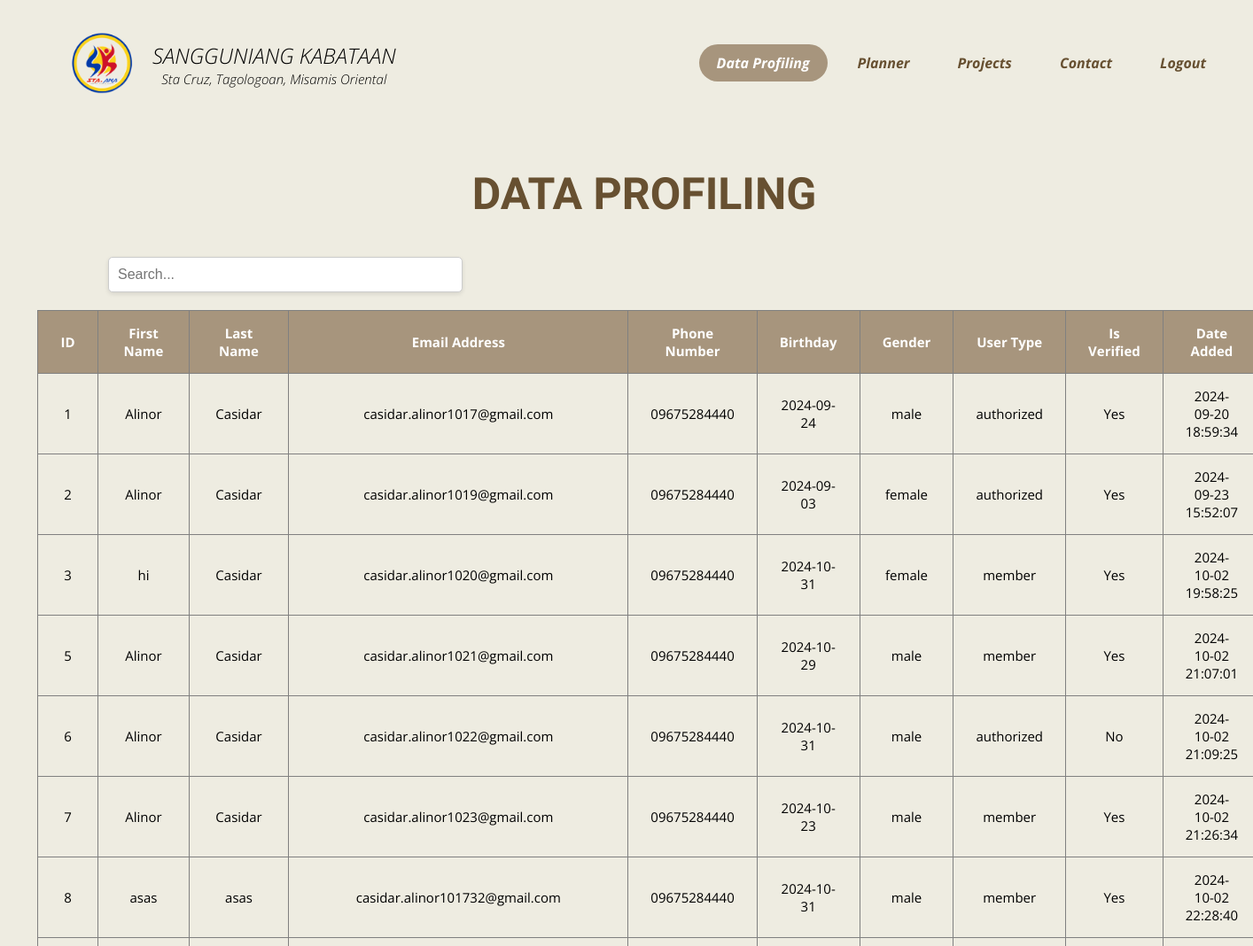
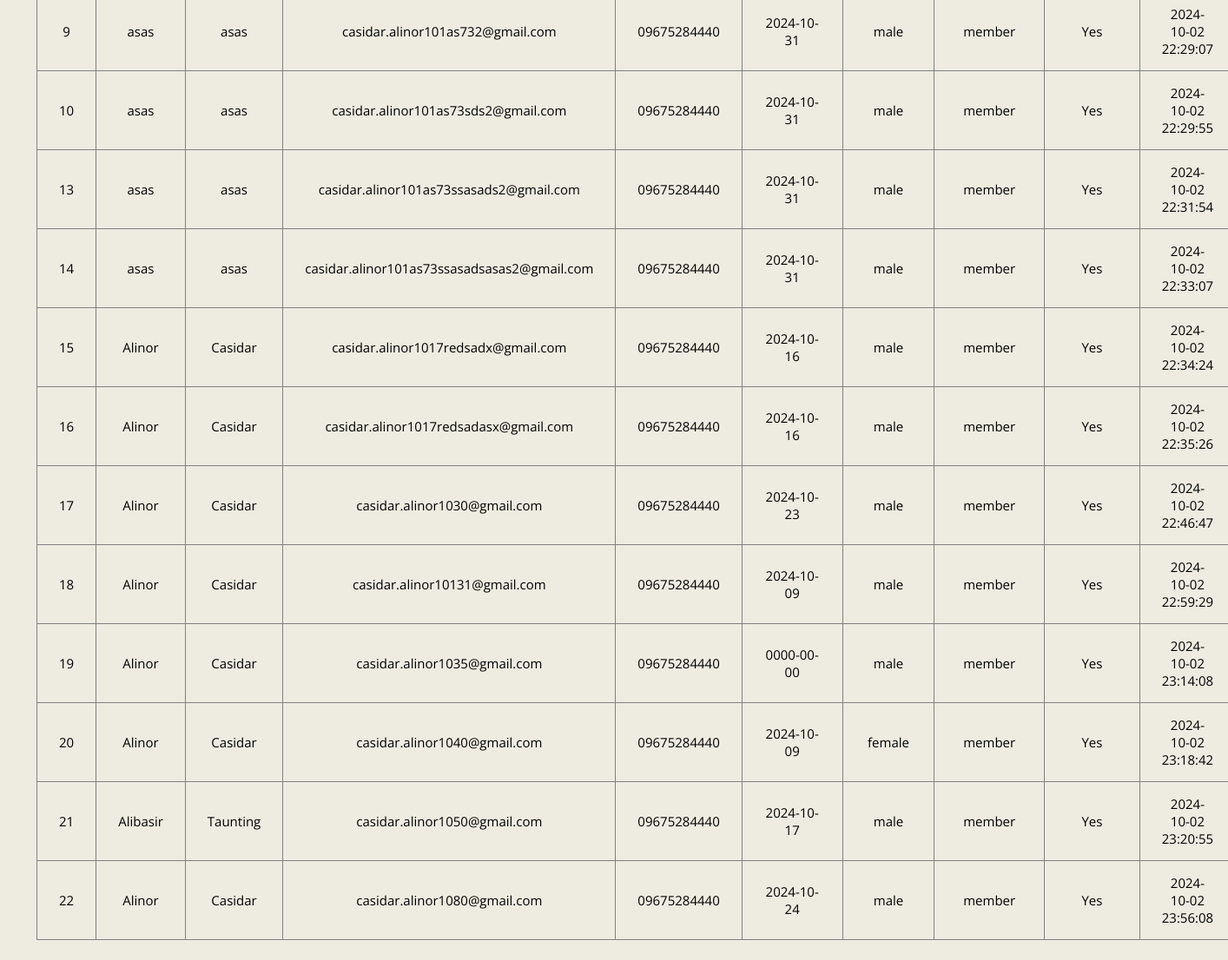
/data_profiling.php (signed in), run on the app's committed database (2 pictures, top to bottom).
### tables this page shows
CREATE TABLE `users` (
  `id` int(11) UNSIGNED NOT NULL,
  `first_name` varchar(100) NOT NULL,
  `last_name` varchar(100) NOT NULL,
  `email_address` varchar(100) NOT NULL,
  `phone_number` varchar(15) DEFAULT NULL,
  `password` varchar(255) NOT NULL,
  `birthday` date DEFAULT NULL,
  `gender` enum('male','female','other') DEFAULT NULL,
  `user_type` varchar(50) DEFAULT 'authorized',
  `isVerified` tinyint(1) DEFAULT 0,
  `date_added` timestamp NOT NULL DEFAULT current_timestamp()
);

### data_profiling.php (the view, shortened to what this page needs)
<?php require_once 'controller/db.php' ?>
<!DOCTYPE html>
<html lang="en">
<head>
    <link href="assets/css/style.css?v=<?= filemtime('assets/css/style.css'); ?>"rel="stylesheet"/>
    <link rel="stylesheet" href="assets/css/bootstrap-icons.min.css">
    <link href="https://use.fontawesome.com/releases/v5.6.1/css/all.css" rel="stylesheet">
</head>
<body>
<?php require_once 'component/navbar.php' ?>
    <div class="hero-page">
        <div class="two-col cards w-100 projects">
            <h2 class="data-profiling-title">DATA PROFILING</h2>
            <div class="search-container">
                <input type="text" placeholder="Search..." class="search-bar" id="searchInput" onkeyup="searchFunction()">
            </div>
            <?php
            $sql = "SELECT id, first_name, last_name, email_address, phone_number, birthday, gender, user_type, isVerified, date_added FROM Users";
            $result = $conn->query($sql);
            if ($result->num_rows > 0) {
                echo '<div class="table-container">';
                echo '<table border="1" id="userTable">';
                echo '<thead>';
                echo '<tr>';
                echo '<th>ID</th>';
                echo '<th>First Name</th>';
                echo '<th>Last Name</th>';
                echo '<th>Email Address</th>';
                echo '<th>Phone Number</th>';
                echo '<th>Birthday</th>';
                echo '<th>Gender</th>';
                echo '<th>User Type</th>';
                echo '<th>Is Verified</th>';
                echo '<th>Date Added</th>';
                echo '</tr>';
                echo '</thead>';
                echo '<tbody>';
                while ($row = $result->fetch_assoc()) {
                    echo '<tr>';
                    echo '<td data-label="ID">' . $row['id'] . '</td>';
                    echo '<td data-label="First Name">' . $row['first_name'] . '</td>';
                    echo '<td data-label="Last Name">' . $row['last_name'] . '</td>';
                    echo '<td data-label="Email Address">' . $row['email_address'] . '</td>';
                    echo '<td data-label="Phone Number">' . $row['phone_number'] . '</td>';
                    echo '<td data-label="Birthday">' . $row['birthday'] . '</td>';
                    echo '<td data-label="Gender">' . $row['gender'] . '</td>';
                    echo '<td data-label="User Type">' . $row['user_type'] . '</td>';
                    echo '<td data-label="Is Verified">' . ($row['isVerified'] ? 'Yes' : 'No') . '</td>';
                    echo '<td data-label="Date Added">' . $row['date_added'] . '</td>';
                    echo '</tr>';
                }
                echo '</tbody>';
                echo '</table>';
                echo '</div>';
            } else {
                echo '<p>No users found.</p>';
            }
            ?>
        </div>
    </div>
</body>
</html>

### component/navbar.php (shortened to what this page needs)
<div class="navbar">
    <div class="title-header" onclick="location='index.php'" style="cursor: pointer; position:relative; left: 50px;">
        <img class="img-logo" src="assets/img/sta_ana_logo.png" alt="Logo">
        <h2 style="position:relative; top: 8px; left: 10px;" class="hide-on-mobile">
            SANGGUNIANG KABATAAN<br>
            <span>Sta Cruz, Tagologoan, Misamis Oriental</span>
        </h2>
    </div>
    <?php $current_page = basename($_SERVER['PHP_SELF']); ?>
    <ul class="links">
        <li class="hide-on-mobile"  style="font-family: 'Open Sans';">
            <a href="data_profiling.php" class="<?= $current_page == 'data_profiling.php' ? 'active' : '' ?>">Data Profiling</a>
        </li>
        <li class="hide-on-mobile" style="font-family: 'Open Sans';">
            <a href="planner.php" class="<?= $current_page == 'planner.php' ? 'active' : '' ?>">Planner</a>
        </li>
        <li class="hide-on-mobile" style="font-family: 'Open Sans';">
            <a href="projects.php" class="<?= $current_page == 'projects.php' ? 'active' : '' ?>">Projects</a>
        </li>
        <li class="hide-on-mobile" style="font-family: 'Open Sans';">
            <a href="contact.php" class="<?= $current_page == 'contact.php' ? 'active' : '' ?>">Contact</a>
        </li>
    <?php if (isset($_SESSION['user_id'])): ?>
        <li class="hide-on-mobile" style="font-family: 'Open Sans';">
            <a href="logout.php">Logout</a>
        </li>
    <?php endif; ?>
</div>

### assets/css/style.css (style rules this page uses)
:root { --bg-color: #EEECE1; --color: #A7957D; --text-color: #737373; }
* { box-sizing: border-box; }
body { min-height: 100vh; background-color: var(--bg-color); }
.navbar { display: flex; justify-content: space-between; align-items: center ; padding: 0 20px; }
.navbar .title-header { display: flex; align-items: center; text-align: center; padding: 10px 0; }
.navbar .title-header h2 { font-family: 'Open Sans'; font-weight: lighter; font-style: italic; padding-left: 10px; }
.navbar .title-header h2 span { font-size: 15px; position: relative; bottom: 10px; }
.navbar .title-header img { height: 70px; }
.navbar .links li { display: inline-block; margin: 5px; color: #ebdfd4; }
.navbar .links li a { display: inline-block; text-decoration: none; padding: 10px 20px; color: #675031; font-weight: bold; text-decoration: none; font-style: italic; border-radius: 99999px; transition:cubic-bezier(0.6, -0.28, 0.735, 0.045) .3s all; vertical-align: middle; }
.navbar .links li a:hover, .navbar .links li a.active { background-color: var(--color); color: white; }
.hero-page { display: flex; max-width: 1200px; margin: auto; align-items: center; flex-wrap: wrap; }
.hero-page .cards { text-align: center; }
.two-col { width: 50%; padding: 15px; }
.two-col.w-100 { width: 900px; }
.projects table { border-collapse: collapse; width: 100%; position: relative; right: 80px; }
.projects table th, .projects table td { padding: 15px 25px; }
.projects table th { background-color: var(--color); color: white; }

### data_profiling.php (style rules this page uses)
body { overflow-x: hidden; }
.hero-page .two-col.cards.w-100.projects table { font-family: 'Open Sans', sans-serif; font-size: 15px; width: 100%; border-collapse: collapse; }
.search-container { margin: 20px 0; display: flex; justify-content: flex-start; }
.search-bar { width: 100%; max-width: 400px; padding: 10px; border: 1px solid #ccc; border-radius: 5px; font-size: 16px; box-shadow: 0 2px 5px rgba(0, 0, 0, 0.1); transition: border-color 0.3s ease; }
.data-profiling-title { font-family: 'Old Standard TT' !important; font-size: 50px !important; color: #675031 !important; text-align: center !important; }
@media (min-width: 1133px) and (max-width: 2000px) { .data-profiling-title { position: relative !important; left: 170px !important; } }

### component/navbar.php (style rules this page uses)
:root { --accent-color: #ddd0c0; --gradient-color: #a7957d; }

### data on the page
users: id "1", first_name "Alinor", last_name "Casidar", email_address "casidar.alinor1017@gmail.com", phone_number "09675284440", birthday "2024-09-24", gender "male", user_type "authorized", isVerified "Yes", date_added "2024-09-20 18:59:34"
users: id "2", first_name "Alinor", last_name "Casidar", email_address "casidar.alinor1019@gmail.com", phone_number "09675284440", birthday "2024-09-03", gender "female", user_type "authorized", isVerified "Yes", date_added "2024-09-23 15:52:07"
users: id "3", first_name "hi", last_name "Casidar", email_address "casidar.alinor1020@gmail.com", phone_number "09675284440", birthday "2024-10-31", gender "female", user_type "member", isVerified "Yes", date_added "2024-10-02 19:58:25"
users: id "5", first_name "Alinor", last_name "Casidar", email_address "casidar.alinor1021@gmail.com", phone_number "09675284440", birthday "2024-10-29", gender "male", user_type "member", isVerified "Yes", date_added "2024-10-02 21:07:01"
users: id "6", first_name "Alinor", last_name "Casidar", email_address "casidar.alinor1022@gmail.com", phone_number "09675284440", birthday "2024-10-31", gender "male", user_type "authorized", isVerified "No", date_added "2024-10-02 21:09:25"
users: id "7", first_name "Alinor", last_name "Casidar", email_address "casidar.alinor1023@gmail.com", phone_number "09675284440", birthday "2024-10-23", gender "male", user_type "member", isVerified "Yes", date_added "2024-10-02 21:26:34"
users: id "8", first_name "asas", last_name "asas", email_address "casidar.alinor101732@gmail.com", phone_number "09675284440", birthday "2024-10-31", gender "male", user_type "member", isVerified "Yes", date_added "2024-10-02 22:28:40"
users: id "9", first_name "asas", last_name "asas", email_address "casidar.alinor101as732@gmail.com", phone_number "09675284440", birthday "2024-10-31", gender "male", user_type "member", isVerified "Yes", date_added "2024-10-02 22:29:07"
users: id "10", first_name "asas", last_name "asas", email_address "casidar.alinor101as73sds2@gmail.com", phone_number "09675284440", birthday "2024-10-31", gender "male", user_type "member", isVerified "Yes", date_added "2024-10-02 22:29:55"
users: id "13", first_name "asas", last_name "asas", email_address "casidar.alinor101as73ssasads2@gmail.com", phone_number "09675284440", birthday "2024-10-31", gender "male", user_type "member", isVerified "Yes", date_added "2024-10-02 22:31:54"
users: id "14", first_name "asas", last_name "asas", email_address "casidar.alinor101as73ssasadsasas2@gmail.com", phone_number "09675284440", birthday "2024-10-31", gender "male", user_type "member", isVerified "Yes", date_added "2024-10-02 22:33:07"
users: id "15", first_name "Alinor", last_name "Casidar", email_address "casidar.alinor1017redsadx@gmail.com", phone_number "09675284440", birthday "2024-10-16", gender "male", user_type "member", isVerified "Yes", date_added "2024-10-02 22:34:24"
users: id "16", first_name "Alinor", last_name "Casidar", email_address "casidar.alinor1017redsadasx@gmail.com", phone_number "09675284440", birthday "2024-10-16", gender "male", user_type "member", isVerified "Yes", date_added "2024-10-02 22:35:26"
users: id "17", first_name "Alinor", last_name "Casidar", email_address "casidar.alinor1030@gmail.com", phone_number "09675284440", birthday "2024-10-23", gender "male", user_type "member", isVerified "Yes", date_added "2024-10-02 22:46:47"
users: id "18", first_name "Alinor", last_name "Casidar", email_address "casidar.alinor10131@gmail.com", phone_number "09675284440", birthday "2024-10-09", gender "male", user_type "member", isVerified "Yes", date_added "2024-10-02 22:59:29"
users: id "19", first_name "Alinor", last_name "Casidar", email_address "casidar.alinor1035@gmail.com", phone_number "09675284440", birthday "0000-00-00", gender "male", user_type "member", isVerified "Yes", date_added "2024-10-02 23:14:08"
users: id "20", first_name "Alinor", last_name "Casidar", email_address "casidar.alinor1040@gmail.com", phone_number "09675284440", birthday "2024-10-09", gender "female", user_type "member", isVerified "Yes", date_added "2024-10-02 23:18:42"
users: id "21", first_name "Alibasir", last_name "Taunting", email_address "casidar.alinor1050@gmail.com", phone_number "09675284440", birthday "2024-10-17", gender "male", user_type "member", isVerified "Yes", date_added "2024-10-02 23:20:55"
users: id "22", first_name "Alinor", last_name "Casidar", email_address "casidar.alinor1080@gmail.com", phone_number "09675284440", birthday "2024-10-24", gender "male", user_type "member", isVerified "Yes", date_added "2024-10-02 23:56:08"
